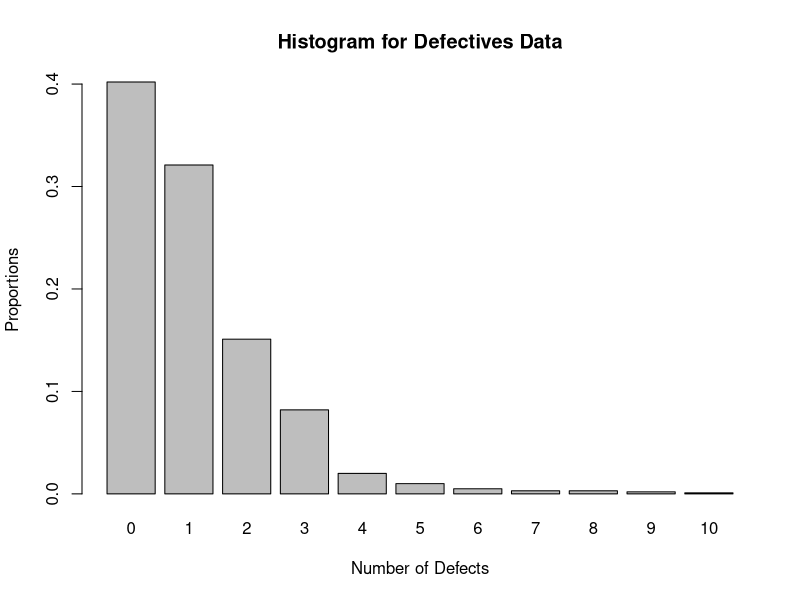
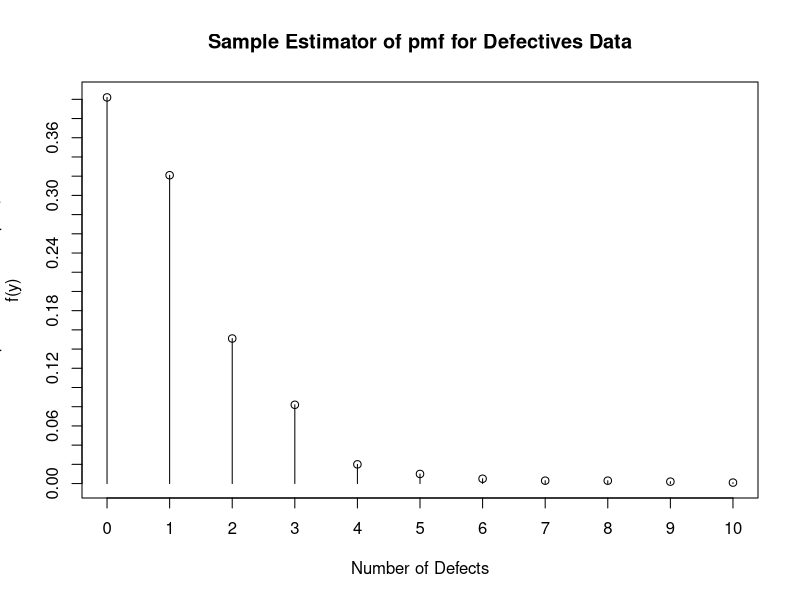

Generate these figures, in order, with R:
#R code for plotting a bar chart for discrete data and
# a line chart for the estimated pmf
#postscript("u:/meth1/Rfiles/defectsp1.ps",height=8,horizontal=F)

defects.f <- c(402,321,151,82,20,10,5,3,3,2,1)
defects.n <- c("0","1","2","3","4","5","6","7","8","9","10")
barplot(prop.table(defects.f),names=defects.n,ylab="Proportions",xlab="Number of Defects",beside=F)
title("Histogram for Defectives Data")
defects <- c(0,1,2,3,4,5,6,7,8,9,10)

#postscript("u:/meth1/Rfiles/defectsp2.ps",height=8,horizontal=F)

zero<-c(0,0,0,0,0,0,0,0,0,0,0)
plot(defects,defects.f/1000,ylab="Sample Estimator of pmf, 
f(y)",xlab="Number of Defects",lab=c(11,17,4))
segments(defects,zero,defects,defects.f/1000)
title("Sample Estimator of pmf for Defectives Data")

#graphics.off()
